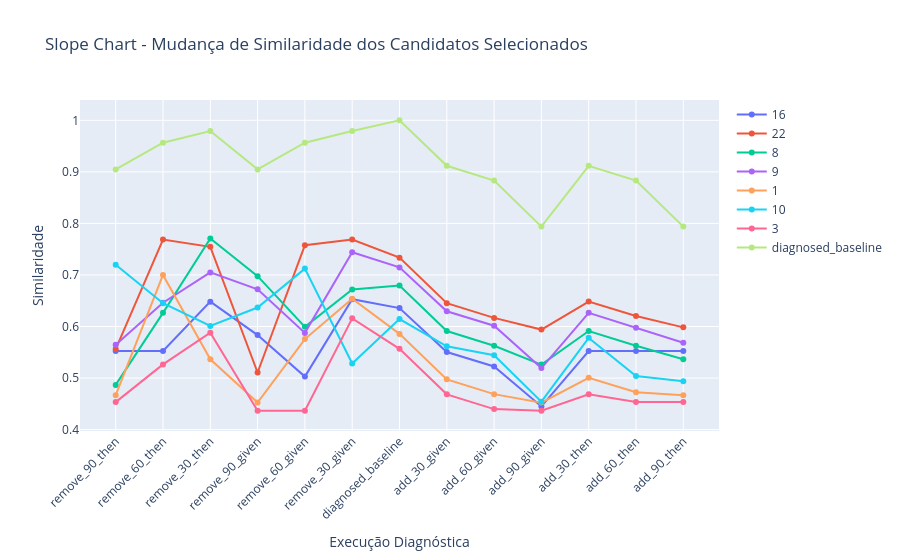

Notebook code cell kept with this figure:
### Code cell
import pandas as pd
import plotly.graph_objects as go

# 1. Carregar o CSV
df = pd.read_csv('temp.csv')

# 2. Lista de candidatos a manter (ajuste conforme seu DataFrame: número ou string)
keep_candidates = ["16", "22", "8", "9", "1", "10", "3", "diagnosed_baseline"]

# 3. Ordem das execuções (ajuste conforme necessário)
diagnosis_order = [
    "remove_90_then", "remove_60_then", "remove_30_then", 
    "remove_90_given", "remove_60_given", "remove_30_given", 
    "diagnosed_baseline", 
    "add_30_given", "add_60_given", "add_90_given", 
    "add_30_then", "add_60_then", "add_90_then"
]

# 4. Filtrar DataFrame
df = df[df["candidate_name"].astype(str).isin(keep_candidates)]

# 5. Montar tabela pivô
df_pivot = df.pivot(index="candidate_name", columns="diagnosed_name", values="similarity_result")
df_pivot = df_pivot[[col for col in diagnosis_order if col in df_pivot.columns]]
df_pivot = df_pivot.loc[keep_candidates]  # Mantém a ordem dos candidatos

# 6. Plotar o Slope Chart
fig = go.Figure()
for cand in df_pivot.index:
    fig.add_trace(go.Scatter(
        x=df_pivot.columns,
        y=df_pivot.loc[cand],
        mode='lines+markers',
        name=str(cand)
    ))
fig.update_layout(
    title='Slope Chart - Mudança de Similaridade dos Candidatos Selecionados',
    xaxis_title='Execução Diagnóstica',
    yaxis_title='Similaridade',
    xaxis=dict(tickangle=-45)
)
fig.show()

### Figure 1 — Plotly figure (JSON) as saved in the notebook; plotly's stock layout.template omitted (floating-point values rounded to 4 significant figures)
{"data": [{"mode": "lines+markers", "name": "16", "type": "scatter", "x": ["remove_90_then", "remove_60_then", "remove_30_then", "remove_90_given", "remove_60_given", "remove_30_given", "diagnosed_baseline", "add_30_given", "add_60_given", "add_90_given", "add_30_then", "add_60_then", "add_90_then"], "y": [0.5524, 0.5524, 0.6482, 0.5833, 0.5028, 0.653, 0.6357, 0.5504, 0.5226, 0.4449, 0.5524, 0.5524, 0.5524]}, {"mode": "lines+markers", "name": "22", "type": "scatter", "x": ["remove_90_then", "remove_60_then", "remove_30_then", "remove_90_given", "remove_60_given", "remove_30_given", "diagnosed_baseline", "add_30_given", "add_60_given", "add_90_given", "add_30_then", "add_60_then", "add_90_then"], "y": [0.5562, 0.7688, 0.7546, 0.5107, 0.7577, 0.7687, 0.7336, 0.6453, 0.6167, 0.594, 0.6483, 0.6204, 0.5983]}, {"mode": "lines+markers", "name": "8", "type": "scatter", "x": ["remove_90_then", "remove_60_then", "remove_30_then", "remove_90_given", "remove_60_given", "remove_30_given", "diagnosed_baseline", "add_30_given", "add_60_given", "add_90_given", "add_30_then", "add_60_then", "add_90_then"], "y": [0.4867, 0.6265, 0.7705, 0.6976, 0.5993, 0.672, 0.6795, 0.5913, 0.5626, 0.5262, 0.5913, 0.5626, 0.5366]}, {"mode": "lines+markers", "name": "9", "type": "scatter", "x": ["remove_90_then", "remove_60_then", "remove_30_then", "remove_90_given", "remove_60_given", "remove_30_given", "diagnosed_baseline", "add_30_given", "add_60_given", "add_90_given", "add_30_then", "add_60_then", "add_90_then"], "y": [0.5647, 0.6462, 0.705, 0.6722, 0.5876, 0.7439, 0.7147, 0.6294, 0.6016, 0.5194, 0.6264, 0.5978, 0.5685]}, {"mode": "lines+markers", "name": "1", "type": "scatter", "x": ["remove_90_then", "remove_60_then", "remove_30_then", "remove_90_given", "remove_60_given", "remove_30_given", "diagnosed_baseline", "add_30_given", "add_60_given", "add_90_given", "add_30_then", "add_60_then", "add_90_then"], "y": [0.4667, 0.7, 0.5364, 0.4524, 0.5755, 0.6537, 0.5857, 0.4975, 0.4688, 0.4524, 0.5004, 0.4726, 0.4667]}, {"mode": "lines+markers", "name": "10", "type": "scatter", "x": ["remove_90_then", "remove_60_then", "remove_30_then", "remove_90_given", "remove_60_given", "remove_30_given", "diagnosed_baseline", "add_30_given", "add_60_given", "add_90_given", "add_30_then", "add_60_then", "add_90_then"], "y": [0.7197, 0.6451, 0.6011, 0.6368, 0.7123, 0.5281, 0.6145, 0.5616, 0.5444, 0.4542, 0.578, 0.504, 0.4936]}, {"mode": "lines+markers", "name": "3", "type": "scatter", "x": ["remove_90_then", "remove_60_then", "remove_30_then", "remove_90_given", "remove_60_given", "remove_30_given", "diagnosed_baseline", "add_30_given", "add_60_given", "add_90_given", "add_30_then", "add_60_then", "add_90_then"], "y": [0.4533, 0.5265, 0.5881, 0.4367, 0.4367, 0.6158, 0.5567, 0.4684, 0.4398, 0.4367, 0.4684, 0.4533, 0.4533]}, {"mode": "lines+markers", "name": "diagnosed_baseline", "type": "scatter", "x": ["remove_90_then", "remove_60_then", "remove_30_then", "remove_90_given", "remove_60_given", "remove_30_given", "diagnosed_baseline", "add_30_given", "add_60_given", "add_90_given", "add_30_then", "add_60_then", "add_90_then"], "y": [0.9048, 0.9565, 0.9792, 0.9048, 0.9565, 0.9792, 1.0, 0.9118, 0.8831, 0.7938, 0.9118, 0.8831, 0.7938]}], "layout": {"title": {"text": "Slope Chart - Mudança de Similaridade dos Candidatos Selecionados"}, "xaxis": {"tickangle": -45, "title": {"text": "Execução Diagnóstica"}}, "yaxis": {"title": {"text": "Similaridade"}}}}
